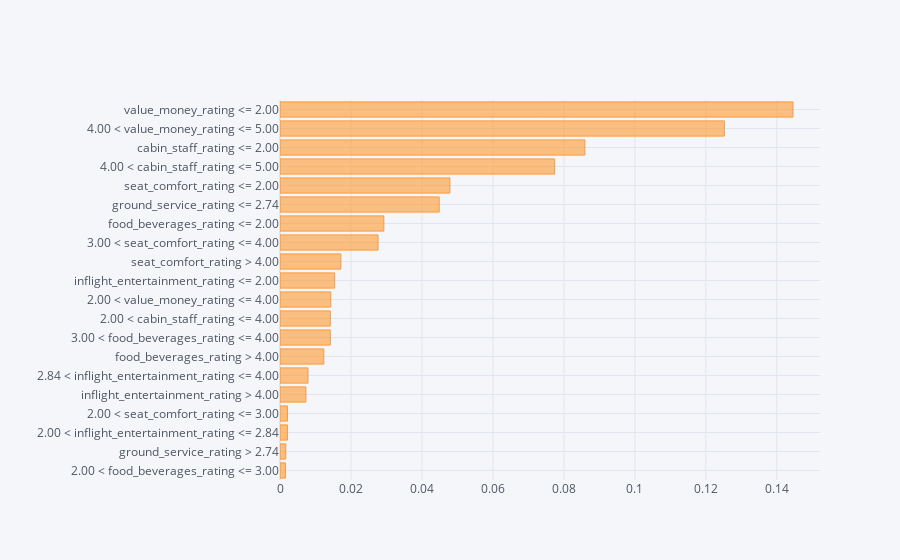

Source (notebook cell):
### Code cell
#Plotting the aggregate importances
np.abs(W.drop("prediction", axis=1)).mean(axis=0).sort_values(ascending=False).head(20).sort_values(ascending=True).iplot(kind="barh")

### Figure 1 — Plotly figure (JSON) as saved in the notebook; plotly's stock layout.template omitted (floating-point values rounded to 4 significant figures)
{"data": [{"marker": {"color": "rgba(255, 153, 51, 0.6)", "line": {"color": "rgba(255, 153, 51, 1.0)", "width": 1}}, "name": "None", "orientation": "h", "text": "", "type": "bar", "x": [0.001567, 0.00164, 0.0021, 0.002102, 0.0073, 0.007892, 0.01235, 0.01417, 0.01417, 0.01432, 0.01541, 0.01716, 0.02763, 0.02926, 0.04486, 0.04788, 0.0774, 0.08591, 0.1252, 0.1446], "y": ["2.00 < food_beverages_rating <= 3.00", "ground_service_rating > 2.74", "2.00 < inflight_entertainment_rating <= 2.84", "2.00 < seat_comfort_rating <= 3.00", "inflight_entertainment_rating > 4.00", "2.84 < inflight_entertainment_rating <= 4.00", "food_beverages_rating > 4.00", "3.00 < food_beverages_rating <= 4.00", "2.00 < cabin_staff_rating <= 4.00", "2.00 < value_money_rating <= 4.00", "inflight_entertainment_rating <= 2.00", "seat_comfort_rating > 4.00", "3.00 < seat_comfort_rating <= 4.00", "food_beverages_rating <= 2.00", "ground_service_rating <= 2.74", "seat_comfort_rating <= 2.00", "4.00 < cabin_staff_rating <= 5.00", "cabin_staff_rating <= 2.00", "4.00 < value_money_rating <= 5.00", "value_money_rating <= 2.00"]}], "layout": {"legend": {"bgcolor": "#F5F6F9", "font": {"color": "#4D5663"}}, "paper_bgcolor": "#F5F6F9", "plot_bgcolor": "#F5F6F9", "title": {"font": {"color": "#4D5663"}}, "xaxis": {"gridcolor": "#E1E5ED", "showgrid": true, "tickfont": {"color": "#4D5663"}, "title": {"font": {"color": "#4D5663"}, "text": ""}, "zerolinecolor": "#E1E5ED"}, "yaxis": {"gridcolor": "#E1E5ED", "showgrid": true, "tickfont": {"color": "#4D5663"}, "title": {"font": {"color": "#4D5663"}, "text": ""}, "zerolinecolor": "#E1E5ED"}}}
